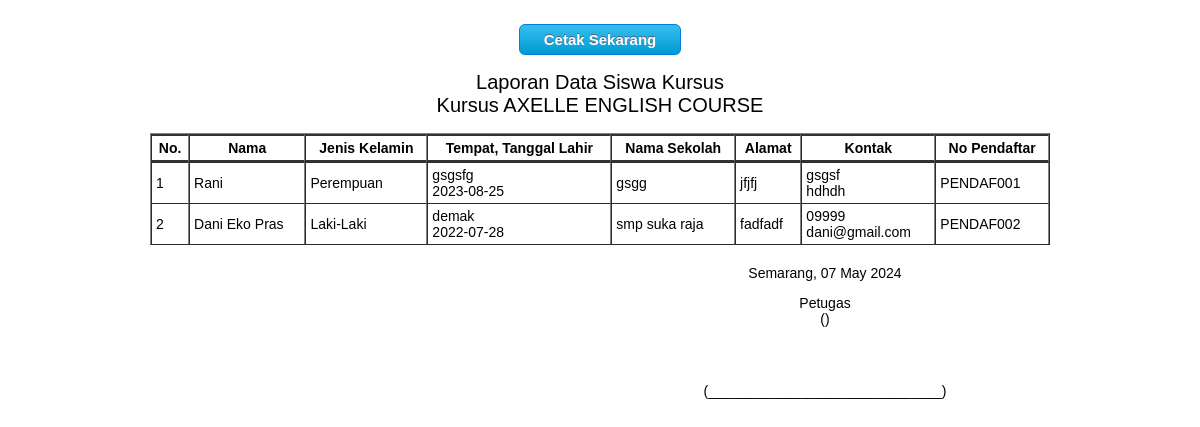
The app's page /admin/laporan/lapSiswa.php with its own data.
### tables this page shows
CREATE TABLE `siswa` (
  `id` int NOT NULL,
  `nis` varchar(100) NOT NULL,
  `nama` varchar(150) DEFAULT NULL,
  `jenis_kelamin` varchar(1) DEFAULT NULL,
  `tlahir` varchar(50) DEFAULT NULL,
  `tgl_lahir` date DEFAULT NULL,
  `pendidikan` varchar(50) DEFAULT NULL,
  `notelp` varchar(20) DEFAULT NULL,
  `alamat` varchar(150) DEFAULT NULL,
  `email` varchar(50) DEFAULT NULL,
  `nopendaftar` varchar(50) DEFAULT NULL
);

### admin/laporan/lapSiswa.php (the view, shortened to what this page needs)
<!DOCTYPE html PUBLIC "-//W3C//DTD XHTML 1.0 Transitional//EN" "http://www.w3.org/TR/xhtml1/DTD/xhtml1-transitional.dtd">
<html>
<head>
</head>
<body>
    <div align="center">
        <span class="noprint"><br />
            <a href="javascript:window.print();" class="btn btn-primary btn-sm myButton">
                <i class="fa fa-print"></i> Cetak Sekarang
            </a>
            <br />
            <br>
        </span>
        <cfoutput>
            <span align="center" style="font-size:20px"> Laporan Data Siswa Kursus <br>
                Kursus AXELLE ENGLISH COURSE
            </span>
            <br> <br>
            <table width="900" cellspacing="0" border="1">
                            <thead>
                                <tr>
                                    <th class="w-1">
                                        No.
                                    </th>
                                    <th>Nama</th>
                                    <th>Jenis Kelamin</th>
                                    <th>Tempat, Tanggal Lahir</th>
                                    <th>Nama Sekolah</th>
                                    <th>Alamat</th>
                                    <th>Kontak</th>
                                    <th>No Pendaftar</th>
                                </tr>
                            </thead>
                            <tbody>
                                <?php
                                include("../../connectdb.php");
                                $no = 0;
                                $qdata = mysqli_query($kon, "SELECT * FROM siswa");
                                while ($data = mysqli_fetch_array($qdata)) {
                                    $no++;
                                ?>
                                    <tr>
                                        <td class="text-center"><?php echo $no; ?></td>
                                        <td><?php echo ucwords($data["nama"]); ?></td>
                                        <td><?php echo ($data['jenis_kelamin'] == 1) ? 'Laki-Laki' : 'Perempuan'; ?></td>
                                        <td><?php echo $data['tlahir'] . '<br>' . $data['tgl_lahir'] ?></td>
                                        <td><?php echo $data['pendidikan']?></td>
                                        <td><?php echo $data['alamat'] ?></td>
                                        <td><?php echo $data['notelp'] . '<br>' . $data['email'] ?></td>
                                        <td><?php echo $data['nopendaftar'] ?></td>
                                    </tr>
                                <?php
                                }
                                ?>
                            </tbody>
                        </table>
            <br>
            <table width="900" cellspacing="0">
                <tbody>
                    <tr>
                        <td width="50%" style="text-align: center;">
                            <br>
                        </td>
                        <td width="50%" style="text-align: center;">
                            Semarang, <?php echo  date('d M Y') ?> <br>
                            <p style="margin-bottom: 40px;">
                                Petugas <br>
                                (<?php echo ucwords($_SESSION["nama"])  ?>)
                            </p>
                            <br>
                            (______________________________)
                        </td>
                    </tr>
                </tbody>
            </table>
        </cfoutput>
    </div>
</body>
</html>

### admin/laporan/lapSiswa.php (style rules this page uses)
body { font-family: verdana, arial, sans-serif; font-size: 12px; }
th, td { padding: 4px 4px 4px 4px; }
th { border-top: 2px solid #333333; border-bottom: 2px solid #333333; }
td { border-bottom: 1px #999999; }
.myButton { box-shadow: 0px 1px 0px 0px #f0f7fa; background:linear-gradient(to bottom, #33bdef 5%, #019ad2 100%); background-color:#33bdef; border-radius:6px; border:1px solid #057fd0; display:inline-block; cursor:pointer; color:#ffffff; font-family:Arial; font-size:15px; font-weight:bold; padding:6px 24px; text-decoration:none; text-shadow:0px -1px 0px #5b6178; }
@media screen { .noprint { display: block !important; } }
body, td, th { font-size: 14px; }

### records on screen
siswa: nama "Rani", jenis_kelamin "Perempuan", tlahir "gsgsfg", tgl_lahir "2023-08-25", pendidikan "gsgg", alamat "jfjfj", notelp "gsgsf", email "hdhdh", nopendaftar "PENDAF001"
siswa: nama "Dani Eko Pras", jenis_kelamin "Laki-Laki", tlahir "demak", tgl_lahir "2022-07-28", pendidikan "smp suka raja", alamat "fadfadf", notelp "09999", email "dani@gmail.com", nopendaftar "PENDAF002"
